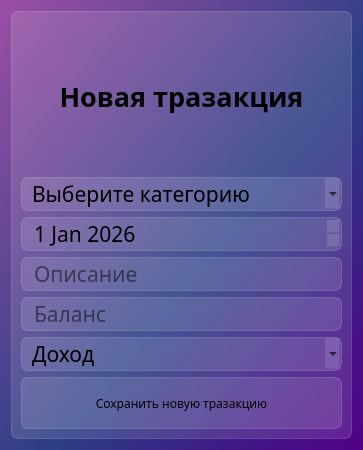
<?xml version="1.0" encoding="UTF-8"?>
<ui version="4.0">
 <class>Dialog</class>
 <widget class="QDialog" name="Dialog">
  <property name="geometry">
   <rect>
    <x>0</x>
    <y>0</y>
    <width>363</width>
    <height>450</height>
   </rect>
  </property>
  <property name="windowTitle">
   <string>Dialog</string>
  </property>
  <property name="styleSheet">
   <string notr="true">background-color: qlineargradient(spread:pad, x1:1, y1:1, x2:0, y2:0, stop:0 rgba(81, 0, 135, 255), stop:0.427447 rgba(41, 61, 132, 235), stop:1 rgba(155, 79, 165, 255));
font-family: Noto Sans SC;</string>
  </property>
  <layout class="QVBoxLayout" name="verticalLayout_2">
   <item>
    <widget class="QFrame" name="frame">
     <property name="maximumSize">
      <size>
       <width>16777215</width>
       <height>16777215</height>
      </size>
     </property>
     <property name="styleSheet">
      <string notr="true">background-color: rgba(255,255,255, 30);
border: 1px solid rgba(255,255,255,40);
border-radius: 7px;</string>
     </property>
     <property name="frameShape">
      <enum>QFrame::Shape::StyledPanel</enum>
     </property>
     <property name="frameShadow">
      <enum>QFrame::Shadow::Raised</enum>
     </property>
     <layout class="QVBoxLayout" name="verticalLayout">
      <item>
       <widget class="QLabel" name="lbl_new_transaction">
        <property name="styleSheet">
         <string notr="true">color: black;
font-weight: bold;
font-size: 20pt;
background-color: none;
border: none;</string>
        </property>
        <property name="text">
         <string>Новая тразакция</string>
        </property>
        <property name="alignment">
         <set>Qt::AlignmentFlag::AlignCenter</set>
        </property>
       </widget>
      </item>
      <item>
       <widget class="QComboBox" name="cb_category">
        <property name="maximumSize">
         <size>
          <width>16777215</width>
          <height>16777215</height>
         </size>
        </property>
        <property name="styleSheet">
         <string notr="true">QComboBox {
font-size: 16pt;
color: black;
padding-left: 10px;
}

QComboCox:item {
color: white; 
padding-left: 10px;
}</string>
        </property>
        <property name="currentIndex">
         <number>-1</number>
        </property>
        <property name="placeholderText">
         <string>Выберите категорию</string>
        </property>
        <item>
         <property name="text">
          <string>Бакалея</string>
         </property>
        </item>
        <item>
         <property name="text">
          <string>Развлечения</string>
         </property>
        </item>
        <item>
         <property name="text">
          <string>Авто-товары</string>
         </property>
        </item>
        <item>
         <property name="text">
          <string>Другое</string>
         </property>
        </item>
        <item>
         <property name="text">
          <string>Работа</string>
         </property>
        </item>
       </widget>
      </item>
      <item>
       <widget class="QDateEdit" name="date">
        <property name="styleSheet">
         <string notr="true">font-size: 16pt;
color: black;
padding-left: 10px;
</string>
        </property>
        <property name="buttonSymbols">
         <enum>QAbstractSpinBox::ButtonSymbols::UpDownArrows</enum>
        </property>
        <property name="date">
         <date>
          <year>2026</year>
          <month>1</month>
          <day>1</day>
         </date>
        </property>
       </widget>
      </item>
      <item>
       <widget class="QLineEdit" name="le_description">
        <property name="styleSheet">
         <string notr="true">font-size: 16pt;
color: black;
padding-left: 10px;</string>
        </property>
        <property name="placeholderText">
         <string>Описание</string>
        </property>
       </widget>
      </item>
      <item>
       <widget class="QLineEdit" name="le_balance">
        <property name="styleSheet">
         <string notr="true">font-size: 16pt;
color: black;
padding-left: 10px;</string>
        </property>
        <property name="placeholderText">
         <string>Баланс</string>
        </property>
       </widget>
      </item>
      <item>
       <widget class="QComboBox" name="comboBox_2">
        <property name="styleSheet">
         <string notr="true">QComboBox {
font-size: 16pt;
color: black;
padding-left: 10px;
}

QComboCox:item {
color: white; 
padding-left: 10px;
}</string>
        </property>
        <item>
         <property name="text">
          <string>Доход</string>
         </property>
        </item>
        <item>
         <property name="text">
          <string>Расход</string>
         </property>
        </item>
       </widget>
      </item>
      <item>
       <widget class="QPushButton" name="btn_new_transaction">
        <property name="styleSheet">
         <string notr="true">QPushButton {
color: black;
background-color: rgba(255, 255, 255, 30);
border: 1px solid rgba(255, 255, 255, 40);
border-radius: 7px;
width: 230px;
height: 50px;
}

QPushButton:hover {
background-color: rgba(255, 255, 255, 40);
}

QPushButton:pressed {
background-color: rgba(255,255,255,70);
}</string>
        </property>
        <property name="text">
         <string>Сохранить новую тразакцию</string>
        </property>
        <property name="icon">
         <iconset resource="res-new-window.qrc">
          <normaloff>:/icon/icon black/post_add_24dp_000000_FILL0_wght400_GRAD0_opsz24.svg</normaloff>:/icon/icon black/post_add_24dp_000000_FILL0_wght400_GRAD0_opsz24.svg</iconset>
        </property>
        <property name="iconSize">
         <size>
          <width>24</width>
          <height>24</height>
         </size>
        </property>
       </widget>
      </item>
     </layout>
    </widget>
   </item>
  </layout>
 </widget>
 <resources>
  <include location="res-new-window.qrc"/>
 </resources>
 <connections/>
</ui>
